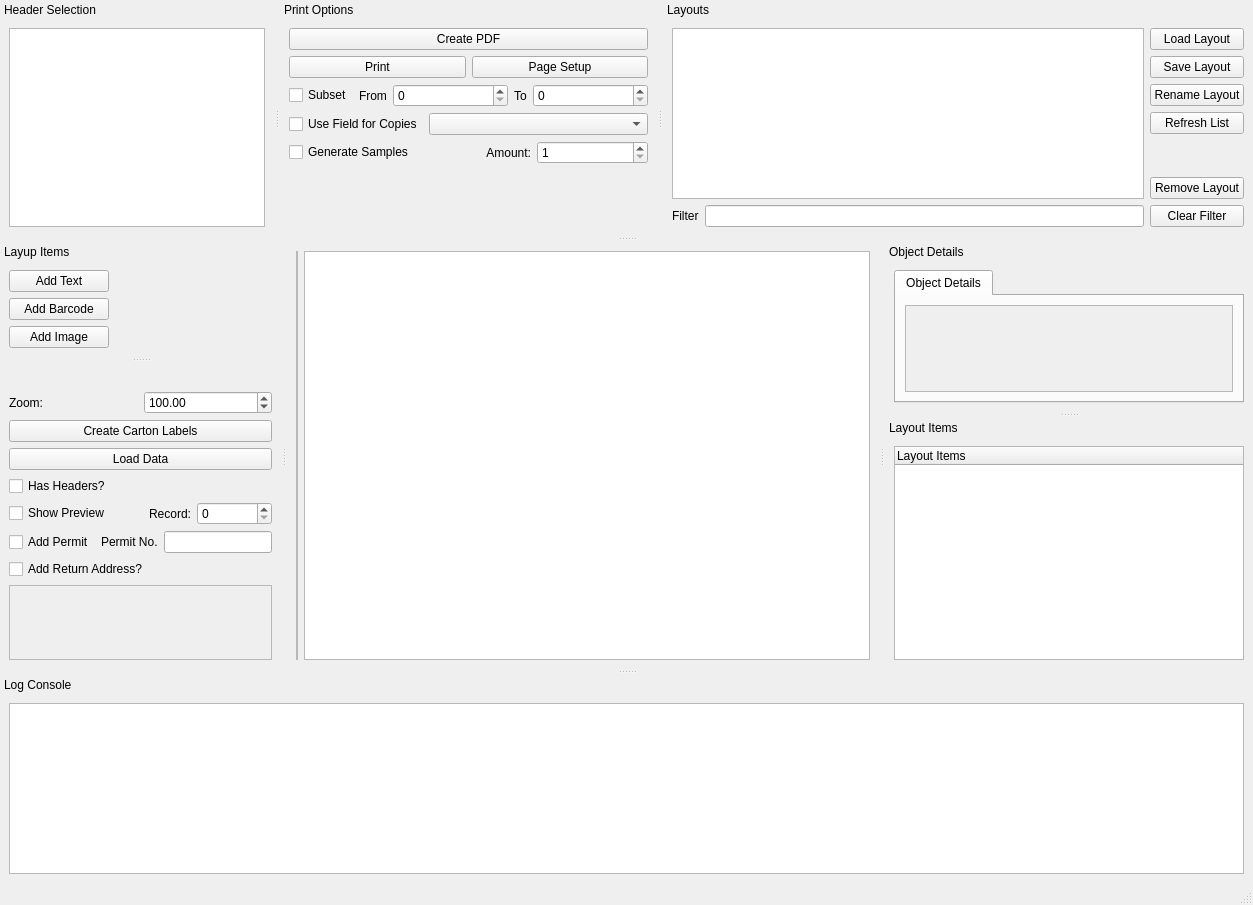
<?xml version="1.0" encoding="UTF-8"?>
<ui version="4.0">
 <class>MainWindow</class>
 <widget class="QMainWindow" name="MainWindow">
  <property name="geometry">
   <rect>
    <x>0</x>
    <y>0</y>
    <width>1253</width>
    <height>905</height>
   </rect>
  </property>
  <property name="windowTitle">
   <string>MainWindow</string>
  </property>
  <property name="tabShape">
   <enum>QTabWidget::Rounded</enum>
  </property>
  <property name="unifiedTitleAndToolBarOnMac">
   <bool>false</bool>
  </property>
  <widget class="QWidget" name="centralwidget">
   <layout class="QGridLayout" name="gridLayout_10">
    <item row="0" column="0">
     <widget class="QFrame" name="frame">
      <property name="sizePolicy">
       <sizepolicy hsizetype="Preferred" vsizetype="Minimum">
        <horstretch>0</horstretch>
        <verstretch>0</verstretch>
       </sizepolicy>
      </property>
      <property name="frameShape">
       <enum>QFrame::StyledPanel</enum>
      </property>
      <property name="frameShadow">
       <enum>QFrame::Raised</enum>
      </property>
      <layout class="QHBoxLayout" name="horizontalLayout_4">
       <property name="spacing">
        <number>0</number>
       </property>
       <property name="margin">
        <number>0</number>
       </property>
      </layout>
     </widget>
    </item>
    <item row="0" column="1">
     <widget class="ZoomGraphicsView" name="graphicsView">
      <property name="sizePolicy">
       <sizepolicy hsizetype="Expanding" vsizetype="Expanding">
        <horstretch>1</horstretch>
        <verstretch>0</verstretch>
       </sizepolicy>
      </property>
      <property name="minimumSize">
       <size>
        <width>0</width>
        <height>290</height>
       </size>
      </property>
      <property name="cursor" stdset="0">
       <cursorShape>ArrowCursor</cursorShape>
      </property>
     </widget>
    </item>
   </layout>
  </widget>
  <widget class="QMenuBar" name="menubar">
   <property name="geometry">
    <rect>
     <x>0</x>
     <y>0</y>
     <width>1253</width>
     <height>21</height>
    </rect>
   </property>
  </widget>
  <widget class="QStatusBar" name="statusbar"/>
  <widget class="QDockWidget" name="dockWidget">
   <property name="sizePolicy">
    <sizepolicy hsizetype="Maximum" vsizetype="Maximum">
     <horstretch>0</horstretch>
     <verstretch>0</verstretch>
    </sizepolicy>
   </property>
   <property name="features">
    <set>QDockWidget::DockWidgetMovable</set>
   </property>
   <property name="windowTitle">
    <string>Header Selection</string>
   </property>
   <attribute name="dockWidgetArea">
    <number>4</number>
   </attribute>
   <widget class="QWidget" name="dockWidgetContents">
    <layout class="QGridLayout" name="gridLayout_3">
     <item row="0" column="0">
      <widget class="QTableWidget" name="headerList">
       <property name="sizePolicy">
        <sizepolicy hsizetype="Expanding" vsizetype="Expanding">
         <horstretch>0</horstretch>
         <verstretch>0</verstretch>
        </sizepolicy>
       </property>
       <property name="editTriggers">
        <set>QAbstractItemView::EditKeyPressed</set>
       </property>
       <property name="selectionBehavior">
        <enum>QAbstractItemView::SelectRows</enum>
       </property>
       <attribute name="verticalHeaderVisible">
        <bool>false</bool>
       </attribute>
      </widget>
     </item>
    </layout>
   </widget>
  </widget>
  <widget class="QDockWidget" name="dockWidget_3">
   <property name="features">
    <set>QDockWidget::DockWidgetMovable</set>
   </property>
   <property name="windowTitle">
    <string>Print Options</string>
   </property>
   <attribute name="dockWidgetArea">
    <number>4</number>
   </attribute>
   <widget class="QWidget" name="dockWidgetContents_3">
    <layout class="QGridLayout" name="gridLayout_5">
     <item row="0" column="0">
      <layout class="QVBoxLayout" name="verticalLayout">
       <item>
        <widget class="QPushButton" name="createPdfBtn">
         <property name="text">
          <string>Create PDF</string>
         </property>
        </widget>
       </item>
       <item>
        <layout class="QHBoxLayout" name="horizontalLayout_10">
         <item>
          <widget class="QPushButton" name="printButton">
           <property name="text">
            <string>Print</string>
           </property>
          </widget>
         </item>
         <item>
          <widget class="QPushButton" name="pageSetup">
           <property name="text">
            <string>Page Setup</string>
           </property>
          </widget>
         </item>
        </layout>
       </item>
       <item>
        <layout class="QHBoxLayout" name="horizontalLayout_6">
         <item>
          <widget class="QCheckBox" name="useSubset">
           <property name="text">
            <string>Subset</string>
           </property>
          </widget>
         </item>
         <item>
          <widget class="QLabel" name="label_4">
           <property name="text">
            <string>From</string>
           </property>
          </widget>
         </item>
         <item>
          <widget class="QSpinBox" name="subsetBottom">
           <property name="sizePolicy">
            <sizepolicy hsizetype="Minimum" vsizetype="Fixed">
             <horstretch>1</horstretch>
             <verstretch>0</verstretch>
            </sizepolicy>
           </property>
          </widget>
         </item>
         <item>
          <widget class="QLabel" name="label_5">
           <property name="text">
            <string>To</string>
           </property>
          </widget>
         </item>
         <item>
          <widget class="QSpinBox" name="subsetTop">
           <property name="sizePolicy">
            <sizepolicy hsizetype="Minimum" vsizetype="Fixed">
             <horstretch>1</horstretch>
             <verstretch>0</verstretch>
            </sizepolicy>
           </property>
          </widget>
         </item>
        </layout>
       </item>
       <item>
        <layout class="QHBoxLayout" name="horizontalLayout_5">
         <item>
          <widget class="QCheckBox" name="copyUseField">
           <property name="text">
            <string>Use Field for Copies</string>
           </property>
          </widget>
         </item>
         <item>
          <widget class="QComboBox" name="copyField">
           <property name="sizePolicy">
            <sizepolicy hsizetype="Preferred" vsizetype="Fixed">
             <horstretch>1</horstretch>
             <verstretch>0</verstretch>
            </sizepolicy>
           </property>
          </widget>
         </item>
        </layout>
       </item>
       <item>
        <layout class="QHBoxLayout" name="horizontalLayout_11">
         <item>
          <widget class="QCheckBox" name="genSamples">
           <property name="text">
            <string>Generate Samples</string>
           </property>
          </widget>
         </item>
         <item>
          <widget class="QLabel" name="label_6">
           <property name="text">
            <string>Amount:</string>
           </property>
           <property name="alignment">
            <set>Qt::AlignRight|Qt::AlignTrailing|Qt::AlignVCenter</set>
           </property>
          </widget>
         </item>
         <item>
          <widget class="QSpinBox" name="sampleCount">
           <property name="minimum">
            <number>1</number>
           </property>
           <property name="maximum">
            <number>99999999</number>
           </property>
          </widget>
         </item>
        </layout>
       </item>
       <item>
        <spacer name="verticalSpacer">
         <property name="orientation">
          <enum>Qt::Vertical</enum>
         </property>
         <property name="sizeHint" stdset="0">
          <size>
           <width>20</width>
           <height>40</height>
          </size>
         </property>
        </spacer>
       </item>
      </layout>
     </item>
    </layout>
   </widget>
  </widget>
  <widget class="QDockWidget" name="dockWidget_4">
   <property name="features">
    <set>QDockWidget::DockWidgetMovable</set>
   </property>
   <property name="windowTitle">
    <string>Log Console</string>
   </property>
   <attribute name="dockWidgetArea">
    <number>8</number>
   </attribute>
   <widget class="QWidget" name="dockWidgetContents_4">
    <layout class="QGridLayout" name="gridLayout_6">
     <item row="0" column="0">
      <widget class="QTextEdit" name="logConsole">
       <property name="sizePolicy">
        <sizepolicy hsizetype="Expanding" vsizetype="Preferred">
         <horstretch>0</horstretch>
         <verstretch>0</verstretch>
        </sizepolicy>
       </property>
       <property name="horizontalScrollBarPolicy">
        <enum>Qt::ScrollBarAlwaysOff</enum>
       </property>
       <property name="readOnly">
        <bool>true</bool>
       </property>
      </widget>
     </item>
    </layout>
   </widget>
  </widget>
  <widget class="QDockWidget" name="dockWidget_5">
   <property name="features">
    <set>QDockWidget::DockWidgetMovable</set>
   </property>
   <property name="windowTitle">
    <string>Layup Items</string>
   </property>
   <attribute name="dockWidgetArea">
    <number>1</number>
   </attribute>
   <widget class="QWidget" name="dockWidgetContents_5">
    <layout class="QGridLayout" name="gridLayout_7">
     <item row="0" column="0">
      <layout class="QGridLayout" name="gridLayout_13">
       <item row="0" column="0">
        <widget class="QPushButton" name="addText">
         <property name="sizePolicy">
          <sizepolicy hsizetype="Maximum" vsizetype="Fixed">
           <horstretch>0</horstretch>
           <verstretch>0</verstretch>
          </sizepolicy>
         </property>
         <property name="minimumSize">
          <size>
           <width>100</width>
           <height>0</height>
          </size>
         </property>
         <property name="text">
          <string>Add Text</string>
         </property>
         <property name="checkable">
          <bool>true</bool>
         </property>
        </widget>
       </item>
       <item row="3" column="0">
        <spacer name="verticalSpacer_3">
         <property name="orientation">
          <enum>Qt::Vertical</enum>
         </property>
         <property name="sizeHint" stdset="0">
          <size>
           <width>20</width>
           <height>40</height>
          </size>
         </property>
        </spacer>
       </item>
       <item row="2" column="0">
        <widget class="QPushButton" name="addImage">
         <property name="text">
          <string>Add Image</string>
         </property>
         <property name="checkable">
          <bool>true</bool>
         </property>
        </widget>
       </item>
       <item row="1" column="0">
        <widget class="QPushButton" name="addBarcode">
         <property name="sizePolicy">
          <sizepolicy hsizetype="Maximum" vsizetype="Fixed">
           <horstretch>0</horstretch>
           <verstretch>0</verstretch>
          </sizepolicy>
         </property>
         <property name="minimumSize">
          <size>
           <width>100</width>
           <height>0</height>
          </size>
         </property>
         <property name="text">
          <string>Add Barcode</string>
         </property>
         <property name="checkable">
          <bool>true</bool>
         </property>
        </widget>
       </item>
       <item row="0" column="1">
        <spacer name="horizontalSpacer">
         <property name="orientation">
          <enum>Qt::Horizontal</enum>
         </property>
         <property name="sizeHint" stdset="0">
          <size>
           <width>40</width>
           <height>20</height>
          </size>
         </property>
        </spacer>
       </item>
      </layout>
     </item>
    </layout>
   </widget>
  </widget>
  <widget class="QDockWidget" name="dockWidget_6">
   <property name="features">
    <set>QDockWidget::DockWidgetMovable</set>
   </property>
   <attribute name="dockWidgetArea">
    <number>1</number>
   </attribute>
   <widget class="QWidget" name="dockWidgetContents_6">
    <layout class="QGridLayout" name="gridLayout_8">
     <item row="0" column="0">
      <layout class="QVBoxLayout" name="verticalLayout_3">
       <item>
        <layout class="QGridLayout" name="gridLayout">
         <item row="0" column="0">
          <layout class="QHBoxLayout" name="horizontalLayout">
           <item>
            <widget class="QLabel" name="label">
             <property name="text">
              <string>Zoom:</string>
             </property>
            </widget>
           </item>
           <item>
            <widget class="QDoubleSpinBox" name="zoomLevel">
             <property name="buttonSymbols">
              <enum>QAbstractSpinBox::UpDownArrows</enum>
             </property>
             <property name="minimum">
              <double>10.000000000000000</double>
             </property>
             <property name="maximum">
              <double>1600.000000000000000</double>
             </property>
             <property name="singleStep">
              <double>5.000000000000000</double>
             </property>
             <property name="value">
              <double>100.000000000000000</double>
             </property>
            </widget>
           </item>
          </layout>
         </item>
         <item row="8" column="0">
          <layout class="QHBoxLayout" name="horizontalLayout_12">
           <item>
            <widget class="QCheckBox" name="previewCheck">
             <property name="text">
              <string>Show Preview</string>
             </property>
            </widget>
           </item>
           <item>
            <widget class="QLabel" name="label_7">
             <property name="text">
              <string>Record:</string>
             </property>
             <property name="alignment">
              <set>Qt::AlignRight|Qt::AlignTrailing|Qt::AlignVCenter</set>
             </property>
            </widget>
           </item>
           <item>
            <widget class="QSpinBox" name="previewRecord"/>
           </item>
          </layout>
         </item>
         <item row="2" column="0">
          <widget class="QPushButton" name="loadData">
           <property name="text">
            <string>Load Data</string>
           </property>
          </widget>
         </item>
         <item row="3" column="0">
          <widget class="QCheckBox" name="headersCheck">
           <property name="layoutDirection">
            <enum>Qt::LeftToRight</enum>
           </property>
           <property name="text">
            <string>Has Headers?</string>
           </property>
          </widget>
         </item>
         <item row="1" column="0">
          <widget class="QPushButton" name="createCartonLabels">
           <property name="text">
            <string>Create Carton Labels</string>
           </property>
          </widget>
         </item>
        </layout>
       </item>
       <item>
        <layout class="QHBoxLayout" name="horizontalLayout_2">
         <item>
          <widget class="QCheckBox" name="permitCheck">
           <property name="text">
            <string>Add Permit</string>
           </property>
          </widget>
         </item>
         <item>
          <widget class="QLabel" name="label_3">
           <property name="text">
            <string>Permit No.</string>
           </property>
          </widget>
         </item>
         <item>
          <widget class="QLineEdit" name="permitEntry">
           <property name="sizePolicy">
            <sizepolicy hsizetype="Minimum" vsizetype="Fixed">
             <horstretch>1</horstretch>
             <verstretch>0</verstretch>
            </sizepolicy>
           </property>
           <property name="maxLength">
            <number>7</number>
           </property>
          </widget>
         </item>
        </layout>
       </item>
       <item>
        <widget class="QCheckBox" name="returnCheck">
         <property name="text">
          <string>Add Return Address?</string>
         </property>
        </widget>
       </item>
       <item>
        <widget class="QTextEdit" name="returnAddress">
         <property name="enabled">
          <bool>false</bool>
         </property>
         <property name="sizePolicy">
          <sizepolicy hsizetype="Expanding" vsizetype="Preferred">
           <horstretch>0</horstretch>
           <verstretch>0</verstretch>
          </sizepolicy>
         </property>
         <property name="minimumSize">
          <size>
           <width>0</width>
           <height>75</height>
          </size>
         </property>
         <property name="maximumSize">
          <size>
           <width>16777215</width>
           <height>75</height>
          </size>
         </property>
        </widget>
       </item>
       <item>
        <spacer name="verticalSpacer_2">
         <property name="orientation">
          <enum>Qt::Vertical</enum>
         </property>
         <property name="sizeHint" stdset="0">
          <size>
           <width>20</width>
           <height>40</height>
          </size>
         </property>
        </spacer>
       </item>
      </layout>
     </item>
    </layout>
   </widget>
  </widget>
  <widget class="QDockWidget" name="dockWidget_7">
   <property name="features">
    <set>QDockWidget::DockWidgetMovable</set>
   </property>
   <property name="windowTitle">
    <string>Object Details</string>
   </property>
   <attribute name="dockWidgetArea">
    <number>2</number>
   </attribute>
   <widget class="QWidget" name="dockWidgetContents_7">
    <layout class="QGridLayout" name="gridLayout_11">
     <item row="0" column="0">
      <widget class="QTabWidget" name="tabWidget">
       <property name="sizePolicy">
        <sizepolicy hsizetype="Expanding" vsizetype="Preferred">
         <horstretch>0</horstretch>
         <verstretch>4</verstretch>
        </sizepolicy>
       </property>
       <property name="minimumSize">
        <size>
         <width>350</width>
         <height>0</height>
        </size>
       </property>
       <property name="baseSize">
        <size>
         <width>0</width>
         <height>500</height>
        </size>
       </property>
       <property name="currentIndex">
        <number>0</number>
       </property>
       <widget class="QWidget" name="detailsTab">
        <attribute name="title">
         <string>Object Details</string>
        </attribute>
        <layout class="QGridLayout" name="gridLayout_12">
         <item row="0" column="0">
          <widget class="QScrollArea" name="objectPropertyArea">
           <property name="sizePolicy">
            <sizepolicy hsizetype="Preferred" vsizetype="Preferred">
             <horstretch>0</horstretch>
             <verstretch>0</verstretch>
            </sizepolicy>
           </property>
           <property name="widgetResizable">
            <bool>true</bool>
           </property>
           <widget class="QWidget" name="scrollAreaWidgetContents">
            <property name="geometry">
             <rect>
              <x>0</x>
              <y>0</y>
              <width>324</width>
              <height>252</height>
             </rect>
            </property>
            <layout class="QVBoxLayout" name="verticalLayout_2">
             <item>
              <layout class="QFormLayout" name="objectProperties">
               <property name="sizeConstraint">
                <enum>QLayout::SetMinimumSize</enum>
               </property>
               <property name="fieldGrowthPolicy">
                <enum>QFormLayout::AllNonFixedFieldsGrow</enum>
               </property>
               <property name="horizontalSpacing">
                <number>0</number>
               </property>
               <property name="verticalSpacing">
                <number>0</number>
               </property>
               <property name="topMargin">
                <number>0</number>
               </property>
              </layout>
             </item>
            </layout>
           </widget>
          </widget>
         </item>
        </layout>
       </widget>
      </widget>
     </item>
    </layout>
   </widget>
  </widget>
  <widget class="QDockWidget" name="dockWidget_2">
   <property name="features">
    <set>QDockWidget::DockWidgetMovable</set>
   </property>
   <property name="allowedAreas">
    <set>Qt::AllDockWidgetAreas</set>
   </property>
   <property name="windowTitle">
    <string>Layouts</string>
   </property>
   <attribute name="dockWidgetArea">
    <number>4</number>
   </attribute>
   <widget class="QWidget" name="dockWidgetContents_2">
    <layout class="QGridLayout" name="gridLayout_4">
     <item row="0" column="0">
      <layout class="QHBoxLayout" name="horizontalLayout_3">
       <item>
        <layout class="QVBoxLayout" name="verticalLayout_10">
         <item>
          <widget class="QListWidget" name="layoutList">
           <property name="sizePolicy">
            <sizepolicy hsizetype="Expanding" vsizetype="Maximum">
             <horstretch>0</horstretch>
             <verstretch>0</verstretch>
            </sizepolicy>
           </property>
           <property name="minimumSize">
            <size>
             <width>300</width>
             <height>0</height>
            </size>
           </property>
          </widget>
         </item>
         <item>
          <layout class="QHBoxLayout" name="horizontalLayout_8">
           <item>
            <widget class="QLabel" name="filterLabel">
             <property name="sizePolicy">
              <sizepolicy hsizetype="Minimum" vsizetype="Expanding">
               <horstretch>0</horstretch>
               <verstretch>0</verstretch>
              </sizepolicy>
             </property>
             <property name="text">
              <string>Filter</string>
             </property>
            </widget>
           </item>
           <item>
            <widget class="QLineEdit" name="filterEdit"/>
           </item>
          </layout>
         </item>
        </layout>
       </item>
       <item>
        <layout class="QVBoxLayout" name="verticalLayout_6">
         <item>
          <widget class="QPushButton" name="loadLayout">
           <property name="text">
            <string>Load Layout</string>
           </property>
          </widget>
         </item>
         <item>
          <widget class="QPushButton" name="saveLayout">
           <property name="text">
            <string>Save Layout</string>
           </property>
          </widget>
         </item>
         <item>
          <widget class="QPushButton" name="renameLayout">
           <property name="text">
            <string>Rename Layout</string>
           </property>
          </widget>
         </item>
         <item>
          <widget class="QPushButton" name="refreshLayoutList">
           <property name="text">
            <string>Refresh List</string>
           </property>
          </widget>
         </item>
         <item>
          <spacer name="verticalSpacer_4">
           <property name="orientation">
            <enum>Qt::Vertical</enum>
           </property>
           <property name="sizeHint" stdset="0">
            <size>
             <width>20</width>
             <height>40</height>
            </size>
           </property>
          </spacer>
         </item>
         <item>
          <widget class="QPushButton" name="removeLayout">
           <property name="text">
            <string>Remove Layout</string>
           </property>
          </widget>
         </item>
         <item>
          <widget class="QPushButton" name="clearFilter">
           <property name="text">
            <string>Clear Filter</string>
           </property>
          </widget>
         </item>
        </layout>
       </item>
      </layout>
     </item>
    </layout>
   </widget>
  </widget>
  <widget class="QDockWidget" name="dockWidget_8">
   <property name="autoFillBackground">
    <bool>false</bool>
   </property>
   <property name="features">
    <set>QDockWidget::DockWidgetMovable</set>
   </property>
   <property name="windowTitle">
    <string comment="0">Layout Items</string>
   </property>
   <attribute name="dockWidgetArea">
    <number>2</number>
   </attribute>
   <widget class="QWidget" name="dockWidgetContents_8">
    <layout class="QGridLayout" name="gridLayout_9">
     <item row="0" column="0">
      <widget class="QTreeWidget" name="itemList">
       <property name="sizePolicy">
        <sizepolicy hsizetype="Preferred" vsizetype="Preferred">
         <horstretch>0</horstretch>
         <verstretch>1</verstretch>
        </sizepolicy>
       </property>
       <property name="baseSize">
        <size>
         <width>0</width>
         <height>100</height>
        </size>
       </property>
       <column>
        <property name="text">
         <string notr="true">Layout Items</string>
        </property>
       </column>
      </widget>
     </item>
    </layout>
   </widget>
  </widget>
 </widget>
 <customwidgets>
  <customwidget>
   <class>ZoomGraphicsView</class>
   <extends>QGraphicsView</extends>
   <header>zoomgraphicsview.h</header>
  </customwidget>
 </customwidgets>
 <resources/>
 <connections/>
</ui>
